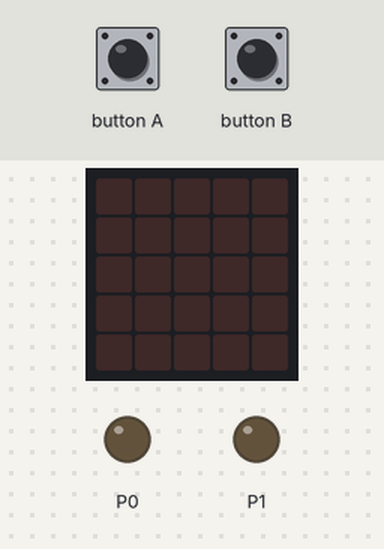
This program was run on a simulated BBC micro:bit running MicroPython. On the bench: the board's 5×5 LED display, output pins drawn as LEDs (lit = HIGH). The inputs (shaded band) are chosen by the test bench. Dim RGB values are drawn brighter than linear; random numbers come from a fixed seed; the interpreter's speed is modelled, so counts of loop turns are approximate.

Above: at 1.2 s.
1.3 s: button A pressed for 0.15 s
At 2.8 s:
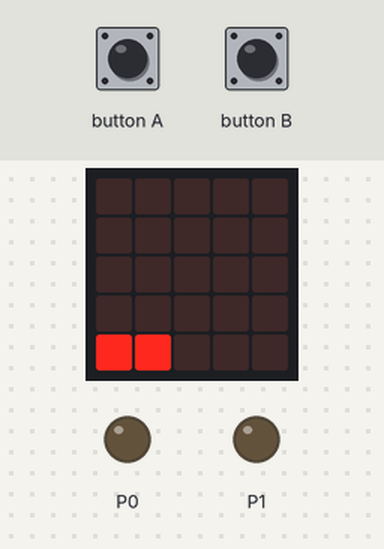
3.1 s: button B pressed for 0.15 s
4.9 s: button A pressed for 1 s
7.4 s: button A pressed 5 times (0.12 s each, 0.3 s apart)
At 8.75 s:
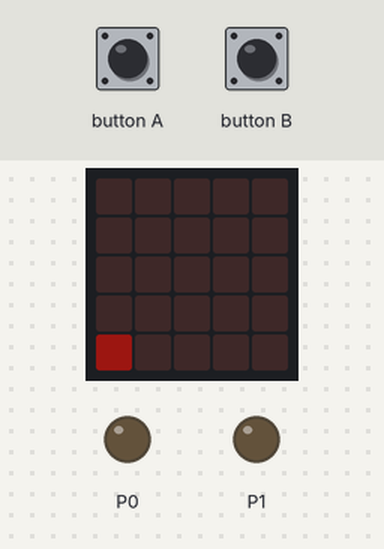
10.4 s: button A driven LOW and button B driven LOW
At 10.85 s:
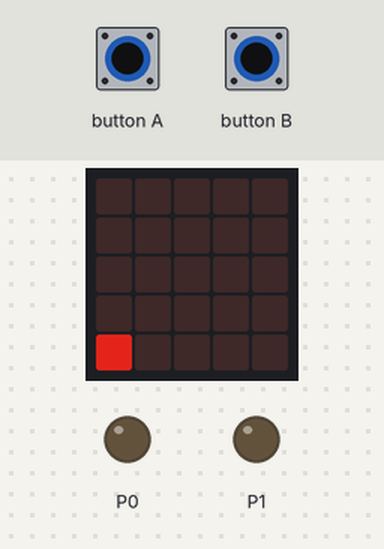
Timing chart, 0 to 13.4 s (numbered marks = the images above; inputs shaded):
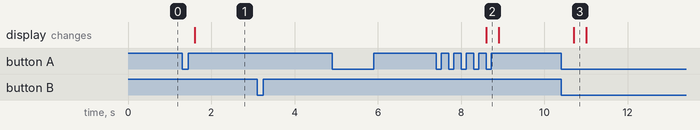

The program:

circus_decoder_test.py
```python
# (licence header left out)
from microbit import *
import utime
import random

def pixel_debug(part,value):
    if part==1: # 1 LED at bottom-right
        value = value % 10
        display.set_pixel(4, 4, value)
    else: #4 LED
        value = value % 40
        for i in range(4):
            if value >=9:
               display.set_pixel(i, 4, 9)
            elif value<0:
                display.set_pixel(i, 4, 0)
            else:
               display.set_pixel(i, 4, value)
            value -=10

#P0,P1
#sleep_us as us
#with_error
def QuadOnePluse(clockwise,sleep_us,with_error):
    bp = 3
    if with_error:
        bp = random.randint(0, 3)
    if clockwise:
        pin0.write_digital(1)
        utime.sleep_us(sleep_us)
        if bp==0:
           return
        pin1.write_digital(1)
        utime.sleep_us(sleep_us)
        if bp==1:
           return
        pin0.write_digital(0)
        utime.sleep_us(sleep_us)
        if bp==2:
           return
        pin1.write_digital(0)
        utime.sleep_us(sleep_us)
    else:
        pin1.write_digital(1)
        utime.sleep_us(sleep_us)
        if bp==0:
           return
        pin0.write_digital(1)
        utime.sleep_us(sleep_us)
        if bp==1:
           return
        pin1.write_digital(0)
        utime.sleep_us(sleep_us)
        if bp==2:
           return
        pin0.write_digital(0)
        utime.sleep_us(sleep_us)

def test_by_cnt_delay(target_cnt,sleep_us,with_error):
    test_cnt = 0
    while True:
        if test_cnt == target_cnt:
            break
        QuadOnePluse(True,sleep_us,with_error)
        test_cnt +=1
        pixel_debug(0,test_cnt)
    sleep(1000)
    while True:
        if test_cnt == 0:
            break
        QuadOnePluse(False,sleep_us,with_error)
        test_cnt -=1
        pixel_debug(0,test_cnt)

pin0.write_digital(0)
pin1.write_digital(0)

while True:
    if button_a.was_pressed():
        test_cnt = 0
        while True:
            if test_cnt == 100:
                break
            QuadOnePluse(True,500,False)
            test_cnt +=1
            pixel_debug(0,test_cnt)

    if button_b.was_pressed():
        test_cnt = 0
        while True:
            if test_cnt == 100:
                break
            QuadOnePluse(False,500,False)
            test_cnt +=1
            pixel_debug(0,test_cnt)
```

Measured:
- after the input at 1.3 s, the display: changes after 0.30 s (image 1)
- after the input at 7.4 s, the display: changes after 1.2 s (image 2)
- after the input at 10.4 s, the display: changes after 0.30 s (image 3)
